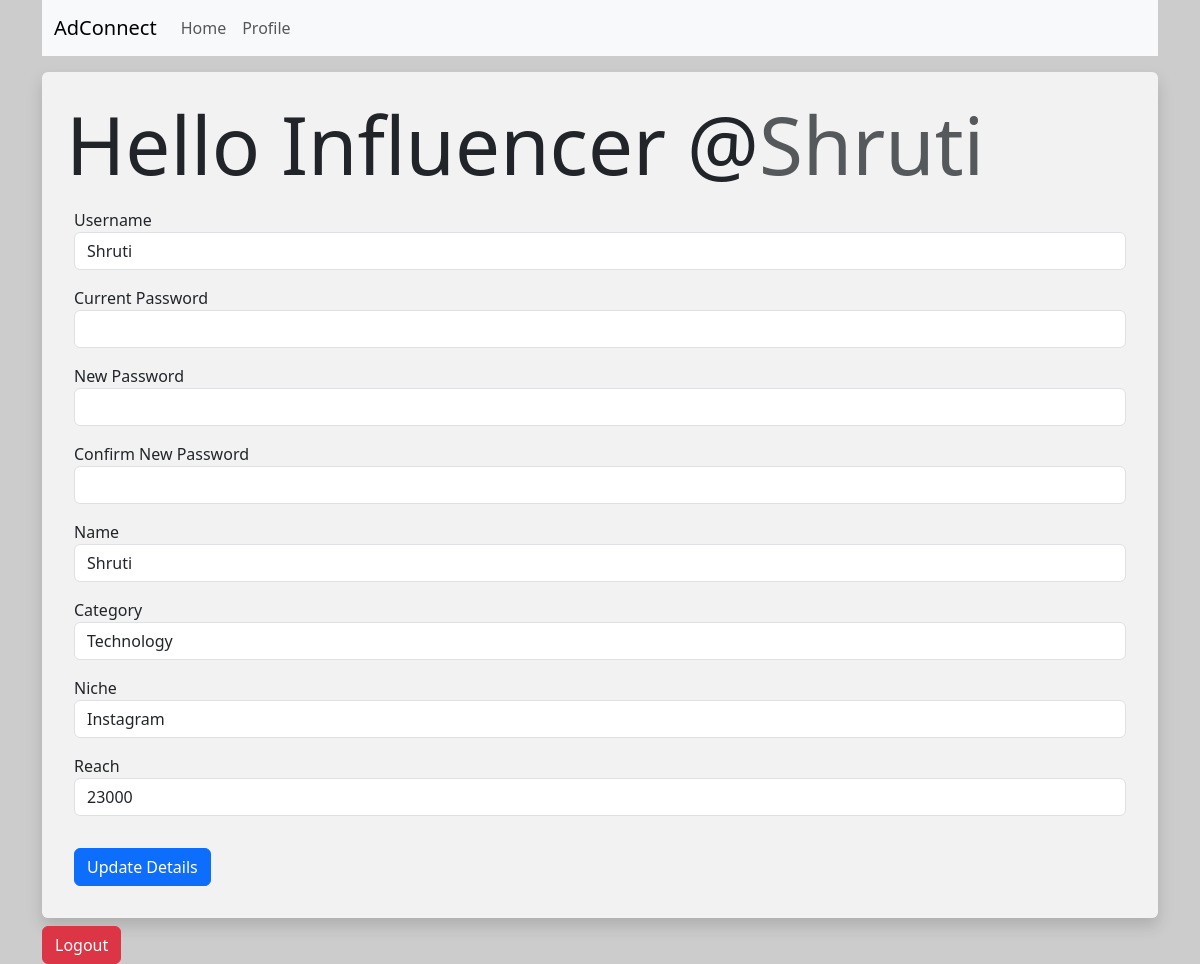
/profile (signed in), run on an earlier commit of the app's database.
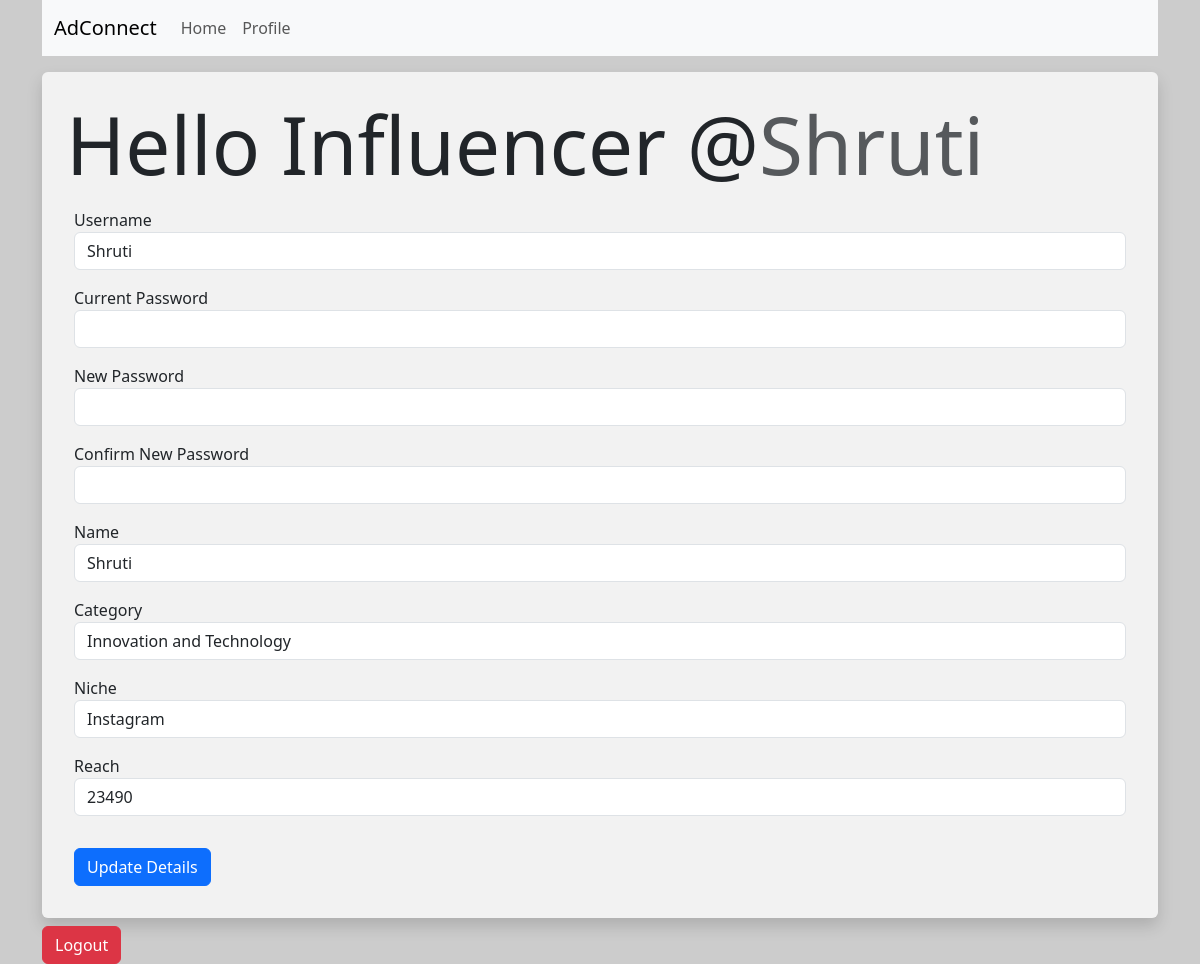
And on a later commit of the database.
### models.py (models this page shows)
class Influencer(db.Model):
    __tablename__ = 'influencers'
    id = db.Column(db.Integer, primary_key=True)
    username = db.Column(db.String(128),unique=True,nullable=False)
    passhash = db.Column(db.String(256),nullable=False)
    name = db.Column(db.String(64),nullable=True)
    category = db.Column(db.String(128),nullable=False)
    niche = db.Column(db.String(128),nullable=False)
    reach = db.Column(db.Integer)
    ad_requests = db.relationship('AdRequest', back_populates='influencer')

### routes.py (the view)
@app.route("/profile")
@auth_required
def profile():
    user_type = session['user_type']
    id = session['id']
    if user_type == "influencer":
        influencer = Influencer.query.filter_by(id=id).first()
        return render_template('profile.html', influencer = influencer, user_type = user_type)
    elif user_type == "sponsor":
        sponsor = Sponsor.query.filter_by(id=id).first()
        return render_template('profile.html', sponsor = sponsor, user_type = user_type)

### routes.py (called while the page is built)
def auth_required(inner_func):
    @wraps(inner_func)
    def decorated_func(*args, **kwargs):
        if session.get("id"):
            if session['is_flagged']:
                flash("Error : Your account has been flagged. Please contact our support team at support@adconnect.in ")
                return redirect(url_for('login'))
            else:
                return inner_func(*args, **kwargs)
        else:
            flash("Error : Please log in to continue")
            return redirect(url_for('login'))
    return decorated_func

### templates/profile.html (shortened to what this page needs)
{% extends 'layout.html' %}
{% block content %}
    {% if user_type == "influencer" %}
        <form action="{{  url_for('update_profile_influencer')  }}" method="POST" class="p-4 bg-white bg-opacity-75 rounded shadow mt-3">
            <h1 class="display-1">Hello Influencer @<span class="text-muted">{{influencer.username}}</span></h1>
            <div class="form-group p-2">
                <label for="username" class="card-text">Username</label>
                <input type="text" name="username" class="form-control" value ="{{influencer.username}}" required>
            </div>
            <div class="form-group p-2">
                <label for="password" class="card-text">Current Password</label>
                <input type="password" name = "current_password" class="form-control">
            </div>
            <div class="form-group p-2">
                <label for="new_password" class="card-text">New Password</label>
                <input type="password" name = "new_password" class="form-control" >
            </div>
            <div class="form-group p-2">
                <label for="confirm_new_password" class="card-text">Confirm New Password</label>
                <input type="password" name = "confirm_new_password" class="form-control" >
            </div>
            <div class="form-group p-2">
                <label for="name" class="card-text">Name</label>
                <input type="text" name="name" class="form-control" value ="{{influencer.name}}" required>
            </div>
            <div class="form-group p-2">
                <label for="category" class="card-text">Category</label>
                <input type="text" name="category" class="form-control" value ="{{influencer.category}}">
            </div>
            <div class="form-group p-2">
                <label for="niche" class="card-text">Niche</label>
                <input type="text" name="niche" class="form-control" value ="{{influencer.niche}}">
            </div>
            <div class="form-group p-2">
                <label for="reach" class="card-text">Reach</label>
                <input type="text" name="reach" class="form-control" value ="{{influencer.reach}}">
            </div>
            <div class="form-group mt-3 p-2">
                <button type="submit" class="btn btn-primary">Update Details</button>
            </div>
        </form>
    {% endif %}
    <form action="{{  url_for('logout')  }}" class="form mt-2">
        <button type="submit" class="btn btn-danger">Logout</button>
    </form>
{% endblock %}

What changed in the data, as far as the page shows it:
changed Influencer "Shruti": category "Technology" → "Innovation and Technology"; reach "23000" → "23490"
